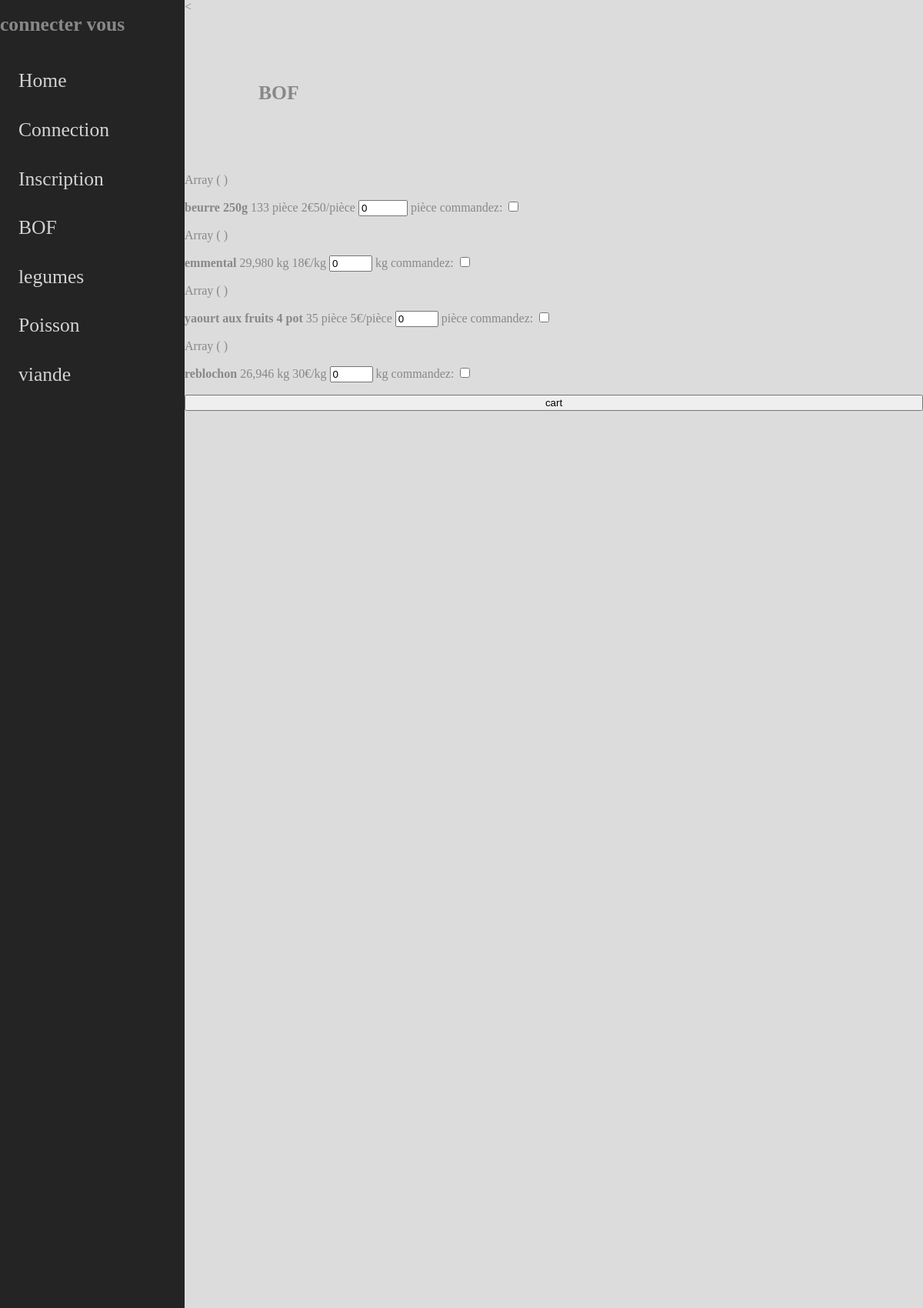
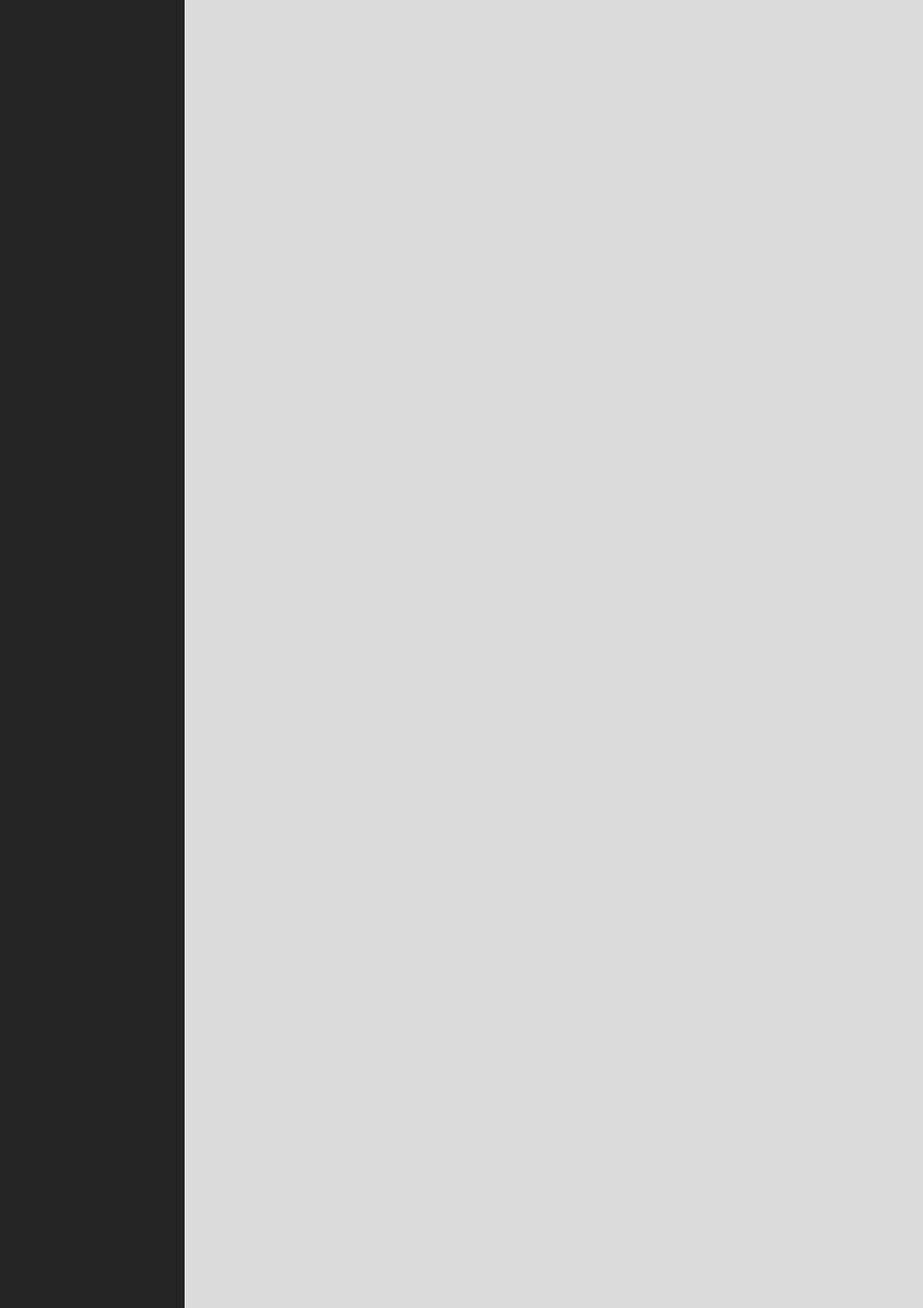
Screenshot of /index.php?view=marche (upper part) with the database file from the repository (2 pictures, top to bottom).
### tables this page shows
CREATE TABLE `products` (
  `id_product` int(11) NOT NULL,
  `category` varchar(255) NOT NULL,
  `name` varchar(255) NOT NULL,
  `quantity` int(11) NOT NULL,
  `unit_quantity` varchar(64) NOT NULL,
  `price` int(11) NOT NULL
);

### includes/db/products.php (called while the page is built, shortened)
<?php
function category_product_db():array
{
    include('config/mysql.php');
    $sql_querry='SELECT category FROM products ORDER BY category';
    $cat_statement = $db->prepare($sql_querry);
    $cat_statement->execute();
    $cat_products =$cat_statement->fetchAll();
    $table_cat=[];
    foreach($cat_products as $category){
        if(!in_array($category['category'], $table_cat)){
            $table_cat[]=$category['category'];
        }
    }
    return $table_cat;
}
?>

### includes/function.php (called while the page is built, shortened)
<?php
function product_db($category):array
{
    include('config/mysql.php');
    if($category=="false"){
    $sql_querry='SELECT * from products';
    $product_statement=$db ->prepare($sql_querry);
    $product_statement->execute();
    }
    else{
    $sql_querry='SELECT id_product,name, quantity, unit_quantity, price
                FROM products WHERE category = :category';
    $product_statement =$db ->prepare($sql_querry);
    $product_statement->execute(
        [
            'category'=>$category,
        ]
        );
    }
    return $product_statement->fetchAll(PDO::FETCH_ASSOC);
}
function affiche_prix(int $prix) :string{
    return $prix%100==0? intdiv($prix,100)."€": intdiv($prix,100)."€".$prix%100;
}
function affiche_poids(int $mass) :string{
    return $mass%1000==0? intdiv($mass,1000).",": intdiv($mass,1000).",".$mass%1000;
}
?>

### vue/marche.php (the view)
<
<?php
    $cat_products=category_product_db();
    echo"<form method='POST' action='index.php'>";
    foreach($cat_products as $category){
        echo("<article id=\"".$category."\">");
        echo ('<h2>'.$category.'</h2>');
        $products=product_db($category);
        foreach($products as $product){
            $in_cart =check_in_cart_db($product['id_product']);
            print_r($in_cart);
            $value= empty($in_cart) ? 0 : $in_cart[0]['quantity_cart'];
            $quantity = $product['unit_quantity']=="kg"?
            affiche_poids($product['quantity']): $product['quantity'];
            $quantity_max = $product['unit_quantity']=="kg"?
            round(intdiv($product['quantity'],1000)):$product['quantity'];
            $class = $quantity_max<=0?"rupture":"achat";
            $checkbox="<input type=\"checkbox\" name=\"".$product['id_product']."\"/>";
            $number="<input type=\"number\" name=\"quantity".$product['id_product']."\"
            min=\"0\" max=\"".$quantity_max."\"
            step=\"1\"
            value=\"".$value."\"/>";
            ?>
            <div class="<?=$class?>">
                <p>
                    <b><?=$product['name']?> </b> <span> <?=$quantity?> <?=$product['unit_quantity']?></span>
                    <span> <?=affiche_prix($product['price'])?>/<?=$product['unit_quantity']?></span>
                    <span> <?=$number?> <?=$product['unit_quantity']?> </span>
                    <span>commandez: <?= $checkbox?> </span>
                </p>
            </div>
            <?php
        }
        echo "<input type=\"submit\" value=\"cart\" name=\"cart\"/>";
        echo("</article>");
    }
    echo"</form>";
?>

### style/style.css (style rules this page uses)
body { margin: 0; background-color: rgb(114, 90, 128); overflow: auto; color: #888; }
#menu .element,h2 { padding-top: 7%; padding-bottom: 7%; padding-right: 10%; padding-left:10%; font-size: 1.6em; display: flex; justify-content: space-between; }
article { min-height:80vh ; display: flex; flex-direction: column; }

### rows the page displays
products: name "beurre 250g", quantity "133", unit_quantity "pièce", price "2€50", value "0"
products: name "emmental", quantity "29,980", unit_quantity "kg", price "18€", value "0"
products: name "yaourt aux fruits 4 pot", quantity "35", unit_quantity "pièce", price "5€", value "0"
products: name "reblochon", quantity "26,946", unit_quantity "kg", price "30€", value "0"

### other values shown
$category "BOF"
$category "legumes"
$category "Poisson"
$category "viande"
